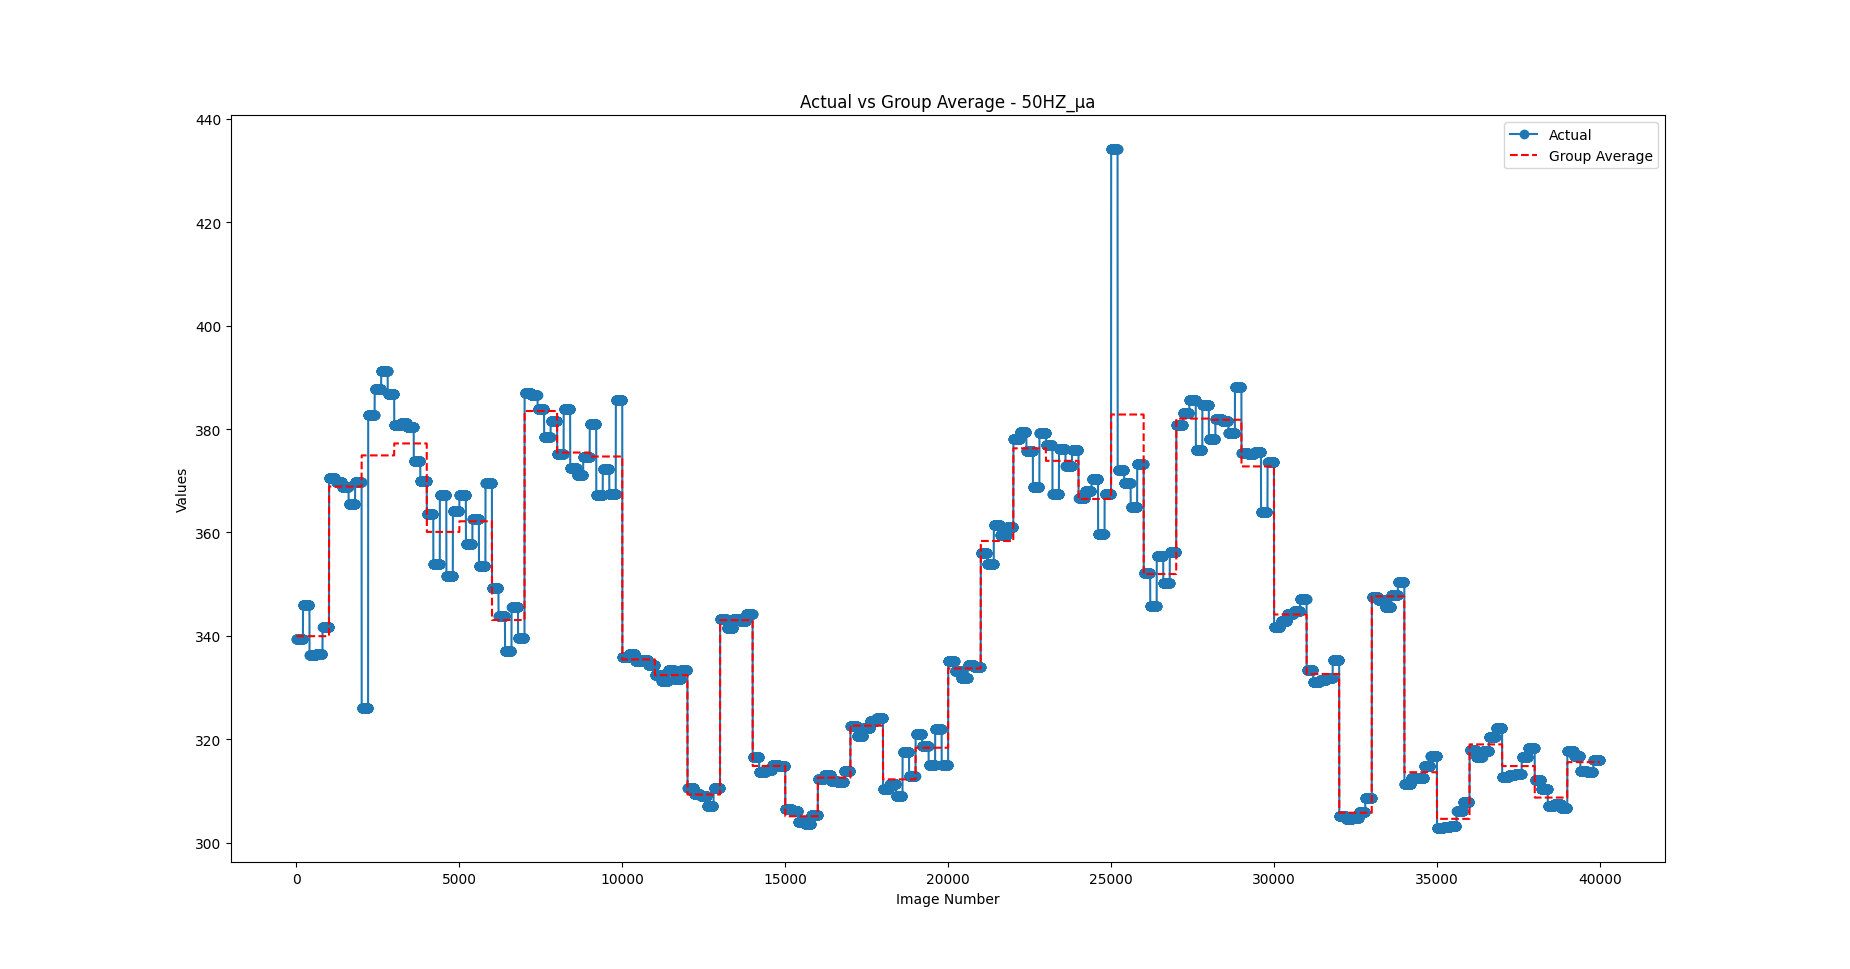

Write Python code to recreate this figure.
import numpy as np
import pandas as pd
import cv2
import matplotlib.pyplot as plt
from sklearn.preprocessing import StandardScaler # 標準化製程參數

# 提取不同頻率
frequencies = ['50HZ_Bm', '50HZ_Hc', '50HZ_μa', '50HZ_Br', '50HZ_Pcv', '200HZ_Bm', '200HZ_Hc', '200HZ_μa', '200HZ_Br', '200HZ_Pcv', '400HZ_Bm', '400HZ_Hc', '400HZ_μa', '400HZ_Br', '400HZ_Pcv', '800HZ_Bm', '800HZ_Hc', '800HZ_μa', '800HZ_Br', '800HZ_Pcv']
# frequencies = ['50HZ_μa', '200HZ_μa', '400HZ_μa', '800HZ_μa']
# frequencies = ['50HZ_μa']

# 定義範圍
group_start = 1
group_end = 40
piece_num_start = 1
piece_num_end = 5

# 定義其他相關範圍或常數
image_layers = 200  # 每顆影像的層數

# 定義圖像的高度、寬度和通道數
image_height = 128
image_width = 128
num_channels = 1

k_fold_splits = 5

# 讀取Excel文件中的標簽數據
excel_data = pd.read_excel('Circle_test.xlsx')
excel_process = pd.read_excel('Process_parameters.xlsx')


################################################################################
################################## 工件材料性質 ##################################
################################################################################

# 載入材料數據標簽
labels_dict = {}
for freq in frequencies:
    label_groups = []
    count = 0
    for i in range(group_start, group_end + 1):
        for j in range(piece_num_start, piece_num_end + 1):  # 每大組包含5小組
            labels = excel_data.loc[count, freq]
            label_groups.extend([labels] * image_layers)
            count += 1
        
    labels_dict[freq] = np.array(label_groups)  # 轉換為NumPy數組s


#################################################################################
#################################### 製程參數 ####################################
#################################################################################

# 載入製程參數
Process_parameters = ['氧濃度', '雷射掃描速度', '雷射功率', '線間距', '能量密度']
proc_dict = {}  # 儲存所有頻率全部大組製程參數
proc_dict_scaled = {}
for freq in frequencies:
    proc_groups = []  # 儲存全部大組製程參數
    for i in range(group_start, group_end + 1):
        group_procs = []  # 每大組的製程參數
        parameters_group = []
        for para in Process_parameters:
            parameters = excel_process.loc[i-1, para]
            parameters_group.append(parameters)

        for j in range(piece_num_start, piece_num_end + 1):  # 每大組包含5小組
            group_procs.extend([parameters_group] * image_layers)

        proc_groups.extend(group_procs)

    # 轉換為NumPy數組
    proc_dict[freq] = np.array(proc_groups)
    
    # 初始化 StandardScaler
    scaler = StandardScaler()
    
    # 標準化製程參數
    proc_dict_scaled[freq] = scaler.fit_transform(proc_dict[freq])


#################################################################################
#################################### 積層影像 ####################################
#################################################################################

# 載入圖像數據
image_groups = []

for group in range(group_start, group_end + 1):
    group_images = []
    for image_num in range(piece_num_start, piece_num_end + 1):
        folder_name = f'circle(340x345)/trail{group:01d}_{image_num:02d}'
        folder_path = f'data/{folder_name}/'

        image_group = []
        for i in range(image_layers):
            filename = f'{folder_path}/layer_{i + 1:02d}.jpg'
            image = cv2.imread(filename)
            image = cv2.resize(image, (image_width, image_height))
            image = cv2.cvtColor(image, cv2.COLOR_BGR2GRAY)
            image = image / 255.0  # 標準化
            image_group.append(image)

        group_images.extend(image_group)

    image_groups.extend(group_images)

# 轉換為NumPy數組
images = np.array(image_groups)


#################################################################################
#################################### 繪製資料 ####################################
#################################################################################


# 對於每個頻率進行模型載入、預測和評估
for freq in frequencies:
    
    # 列印結果
    print(f'Frequency: {freq}')


    # 生成圖片編號
    image_numbers = np.arange(1, len(images) + 1)


    #################################### 製程參數 ####################################    

    # # 定義不同的顏色
    # colors = ['red', 'green', 'blue', 'purple', 'orange']
    # # 定義製程參數的英文標籤ㄋ
    # parameter_labels = ['Oxygen Concentration', 'Laser Scanning Speed', 'Laser Power', 'Layer Spacing', 'Energy Density']

    # # 創建一個新的figure和axes
    # fig, ax1 = plt.subplots()

    # # 繪製標籤數據
    # ax1.set_xlabel('Image Number')
    # ax1.set_ylabel('Labels', color='tab:blue')
    # ax1.plot(image_numbers, labels_dict[freq], label='Labels', marker='o', color='tab:blue')
    # ax1.tick_params(axis='y', labelcolor='tab:blue')

    # # 創建第二個axes，共享相同的x軸
    # ax2 = ax1.twinx()

    # # 繪製每個製程參數的線
    # for i, label in enumerate(parameter_labels):
    #     ax2.plot(image_numbers, proc_dict_scaled[freq][:, i], label=label, marker='x', color=colors[i])

    # ax2.set_ylabel('Parameters', color='tab:red')
    # ax2.tick_params(axis='y', labelcolor='tab:red')

    # # 合併兩個圖例
    # lines1, labels1 = ax1.get_legend_handles_labels()
    # lines2, labels2 = ax2.get_legend_handles_labels()

    # # 使用bbox_to_anchor自定義圖例位置
    # ax2.legend(lines1 + lines2, labels1 + labels2, loc='upper center', bbox_to_anchor=(0.5, -0.1), ncol=6)

    # # 添加標題
    # plt.title(f'Labels vs Parameters - {freq}')

    # # 顯示圖表
    # plt.show()



    #################################### 標籤值 ####################################
    # 計算每小組的平均值並創建一個與原始數據相同長度的平均值數組
    group_averages_repeated = np.empty(len(labels_dict[freq]))  # 創建一個空數組

    for i in range(group_start, group_end + 1):
        start_idx = (i - 1) * piece_num_end * image_layers
        end_idx = start_idx + piece_num_end * image_layers
        group_avg = np.mean(labels_dict[freq][start_idx:end_idx])
        group_averages_repeated[start_idx:end_idx] = group_avg  # 將這個範圍內的所有值設置為平均值

    # 繪製實際標籤值
    plt.plot(image_numbers, labels_dict[freq], label='Actual', marker='o')

    # 繪製每小組的平均值線
    plt.plot(image_numbers, group_averages_repeated, label='Group Average', color='red', linestyle='--')

    # 添加標籤和標題
    plt.xlabel('Image Number')
    plt.ylabel('Values')
    plt.title(f'Actual vs Group Average - {freq}')
    plt.legend()

    # 顯示圖表
    plt.show()
